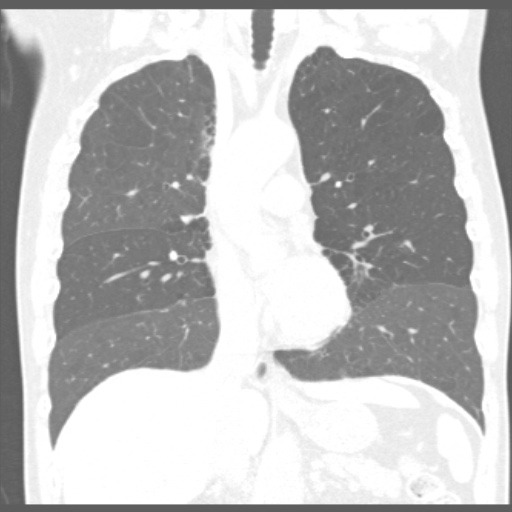
#> input picture images/IM-0001-0163-gray.jpg, 512 x 512 px
$ python draw_diaphragm_line.py
#> lines starting #> are read from the running program, lines starting #| are printed output that depends on the picture; after the words box and inside, x2 and y2 are one past the last pixel; in counts of white or black regions, pixels touching at a corner belong together
### utils/geometry_utils.py
import math


def get_slope_between_two_points(x1, y1, x2, y2):
    if y2 - y1 == 0 or x2 - x1 == 0:
        return 0
    return (y2 - y1) / (x2 - x1)


def get_distance_between_two_points(x1, y1, x2, y2):
    return math.hypot(x2 - x1, y2 - y1)


def get_middle_point_index(contour_points, image_height):
    for index in range(math.ceil(len(contour_points) / 2), len(contour_points)):
        middle_point_y_coordinate = contour_points[index][1]
        if middle_point_y_coordinate > image_height / 2:
            return index
    return -1

### draw_diaphragm_line.py
import numpy as np
import sys
import cv2
from colorama import Fore
from colorama import init

from utils.geometry_utils import get_distance_between_two_points, get_middle_point_index, get_slope_between_two_points

init(autoreset=True)

image = cv2.imread('images/IM-0001-0163-gray.jpg')
#> image is the input picture: shape (512, 512, 3); min 88, max 255, mean 190.7
original = image.copy()

# Get dimensions of image
image_dimensions = image.shape
#> image_dimensions = (512, 512, 3)

# Height, width, number of channels in image
image_height = image.shape[0]
#> image_height = 512
image_width = image.shape[1]
#> image_width = 512
image_channels = image.shape[2]
#> image_channels = 3

print('Image Dimension    : ', image_dimensions)
#| Image Dimension    :  (512, 512, 3)
print('Image Height       : ', image_height)
#| Image Height       :  512
print('Image Width        : ', image_width)
#| Image Width        :  512
print('Number of Channels : ', image_channels)
#| Number of Channels :  3

image = cv2.cvtColor(image, cv2.COLOR_BGR2HSV)
#> image: shape (512, 512, 3); mean H, S, V 0, 0, 190.7
lower = np.array([0, 0, 0], dtype="uint8")
upper = np.array([0, 0, 228], dtype="uint8")
mask = cv2.inRange(image, lower, upper)
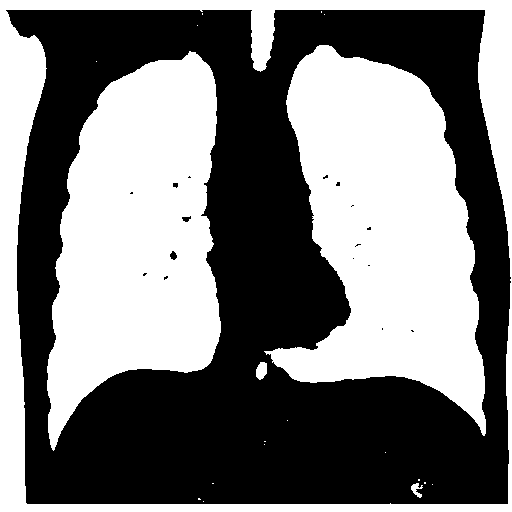
#> mask: shape (512, 512); 47.8% white; 20 white regions (15 under 20 px), largest, box (x1, y1, x2, y2) and area: (264, 45, 486, 436) 49770, (47, 51, 221, 451) 46180, (0, 0, 512, 512) 29032, (256, 362, 267, 380) 154, (411, 483, 423, 498) 91

kernel = cv2.getStructuringElement(cv2.MORPH_RECT, (5, 5))
opening = cv2.morphologyEx(mask, cv2.MORPH_OPEN, kernel, iterations=4)
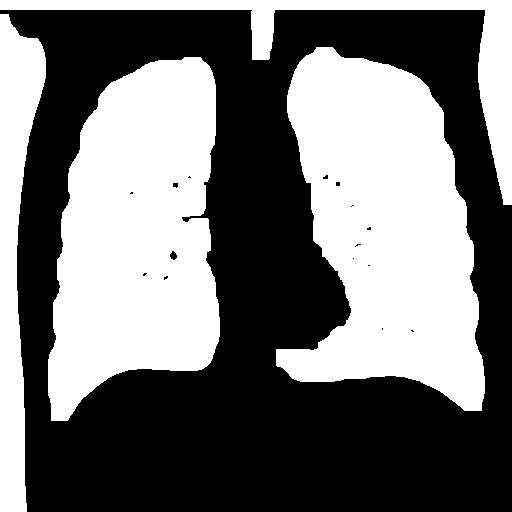
#> opening: shape (512, 512); 45.2% white; 4 white regions

contours = cv2.findContours(opening, cv2.RETR_EXTERNAL, cv2.CHAIN_APPROX_SIMPLE)
#> contours = 4 contours; box (x1, y1, x2, y2) and area: (276, 47, 485, 411) 48784, (48, 57, 220, 421) 45158, (0, 14, 46, 512) 12106, (0, 0, 512, 205) 10336
contours = contours[0] if len(contours) == 2 else contours[1]

# Segment the big lung
area = np.zeros(len(contours))
#> area = [0, 0, 0, 0]
big_lung = {'index': None, 'contour': None, 'area': None}
small_lung = {'index': None, 'contour': None, 'area': None, 'diaphragm_points': []}
for i in range(len(contours)):
    area[i] = cv2.contourArea(contours[i])
#> this loop made 4 passes
#> after the loop, area = [45158, 48784.5, 12106, 10336.5]
big_lung['index'] = np.argmax(area)
big_lung['contour'] = contours[big_lung['index']]
big_lung['area'] = area[big_lung['index']]
cv2.drawContours(original, contours, big_lung['index'], (49, 49, 238), 2)

# Segment the small lung
area[big_lung['index']] = 0
small_lung['index'] = np.argmax(area)
small_lung['contour'] = contours[small_lung['index']]
small_lung['area'] = area[small_lung['index']]
cv2.drawContours(original, contours, small_lung['index'], 255, 2)


# Contour data format
# [[[184  57]]
#  [[181  60]]
#  [[200  57]]]

def draw_diaphragm_curve(one_side_lung_contour, is_big_lung):
#> called with one_side_lung_contour = array of shape (320, 1, 2), is_big_lung = False
    contour_points = []
    for point in one_side_lung_contour:
        point = point[0]
        x_coordinate = point[0]
        y_coordinate = point[1]
        contour_points.append([x_coordinate, y_coordinate])
#> this loop made 320 passes
#> (x_coordinate, y_coordinate) on passes 1 to 3: (184, 57), (181, 60), (158, 60)
#> after the loop, contour_points = 320 pairs, first value 48 to 219, second value 57 to 420

    # Sort all points based on x-axis by ascending order
    contour_points = sorted(contour_points, key=lambda k: [k[0], k[1]])

    middle_point_index = get_middle_point_index(contour_points, image_height)
#> the loop in get_middle_point_index, `for index in range(math.ceil(len(contour_points) / 2), len(contour_poi..` made 2 passes
#> (index, middle_point_y_coordinate) on passes 1 to 2: (160, 76), (161, 371)
#> middle_point_index = 161
    if middle_point_index == -1:
        sys.exit('Call get_middle_point_index failure')

    middle_point = contour_points[middle_point_index]
#> middle_point = [124, 371]
    print('Middle point: ', middle_point)
#| Middle point:  [124, 371]

    diaphragm_points = []

    def draw_half_diaphragm_curve(start_index, stop_index, step,
                                  last_point_x_coordinate, last_point_y_coordinate,
                                  check_slope):
        # skip_count = 0
        # distance_threshold = 35
#> called with start_index = 160, stop_index = -1, step = -1, last_point_x_coordinate = 124, last_point_y_coordinate = 371, check_slope = False
        upper_lower_bound_threshold = 10
        for index in range(start_index, stop_index, step):
            current_x_coordinate = contour_points[index][0]
            current_y_coordinate = contour_points[index][1]
            print('')
            print(Fore.LIGHTGREEN_EX + 'Index: ', index)

            if last_point_y_coordinate - upper_lower_bound_threshold > current_y_coordinate or \
                    current_y_coordinate > last_point_y_coordinate + upper_lower_bound_threshold:
                print(Fore.YELLOW + 'Skip points that exceed the upper and lower bounds')
                continue

            # if current_y_coordinate < image_height / 2:
            #     print(Fore.YELLOW + 'Skip the upper half of the lungs')
            #     continue

            print(Fore.BLUE + 'Current point: ', current_x_coordinate, current_y_coordinate)
            distance = get_distance_between_two_points(x1=current_x_coordinate, y1=current_y_coordinate,
                                                       x2=last_point_x_coordinate, y2=last_point_y_coordinate)
            print(Fore.BLUE + 'Last point: ', last_point_x_coordinate, last_point_y_coordinate)
            print(Fore.GREEN + 'Distance: ', distance)
            # if distance > distance_threshold:
            #     # skip_count += 1
            #     # if skip_count is 3:
            #     #     last_point_x_coordinate -= step * 3
            #     #     skip_count = 0
            #     last_point_x_coordinate += step
            #     print(Fore.RED + f'Skip points that are more than {distance_threshold} from the current point')
            #     continue

            if check_slope:
                monotonicity = step > 0 and 'increasing' or 'decreasing'
                if (monotonicity is 'increasing' and
                    (stop_index - int((stop_index - start_index) / 3) <= index <= stop_index)) or \
                        (monotonicity is 'decreasing' and
                         stop_index <= index <= (start_index - stop_index) / 3):

                    slope = get_slope_between_two_points(last_point_x_coordinate, last_point_y_coordinate,
                                                         current_x_coordinate, current_y_coordinate)
                    print(Fore.RED + f'Slope: {slope}')
                    if abs(slope) > 0.5:
                        break

            # skip_count = 0
            diaphragm_points.append([current_x_coordinate, current_y_coordinate])
            last_point_x_coordinate = current_x_coordinate
            last_point_y_coordinate = current_y_coordinate
#> this loop made 161 passes
#> (current_x_coordinate, current_y_coordinate) on passes 1, 4, 5: (123, 76), (121, 78), (120, 78)
#> (printed output is left out)
#> after the loop, diaphragm_points = 39 pairs, first value 51 to 122, second value 371 to 420

    draw_half_diaphragm_curve(start_index=middle_point_index - 1,
                              stop_index=-1,
                              step=-1,
                              last_point_x_coordinate=middle_point[0],
                              last_point_y_coordinate=middle_point[1],
                              check_slope=False if is_big_lung is False else True)

    draw_half_diaphragm_curve(start_index=middle_point_index,
                              stop_index=len(contour_points),
                              step=1,
                              last_point_x_coordinate=middle_point[0],
                              last_point_y_coordinate=middle_point[1],
                              check_slope=True if is_big_lung is False else False)
#> the loop in draw_half_diaphragm_curve (call 2), `for index in range(start_index, stop_index, step):` made 110 passes
#> (current_x_coordinate, current_y_coordinate, distance, last_point_x_coordinate, last_point_y_coordinate) on passes 1, 3, 6, 8, 14, 16, 25, 26, 31, 32, 50, 51: (124, 371, 0, 124, 371), (125, 370, 1.41, 125, 370), (127, 370, 2, 127, 370), (128, 369, 1.41, 128, 369), (136, 369, 8, 136, 369), (137, 368, 1.41, 137, 368), (151, 368, 14, 151, 368), (152, 369, 1.41, 152, 369), (169, 369, 17, 169, 369), (170, 370, 1.41, 170, 370), (197, 370, 27, 197, 370), (198, 369, 1.41, 198, 369)
#> (current_x_coordinate, current_y_coordinate, distance, slope) on pass 110: (210, 361, 6.4, -1.25)

    print('\n\nMiddle point index: ', middle_point_index)

    print('Length of diaphragm points: ', len(diaphragm_points))

    diaphragm_points = sorted(diaphragm_points, key=lambda k: [k[0], k[1]])
    diaphragm_points = np.array(diaphragm_points)
    cv2.polylines(original, [diaphragm_points], isClosed=False, color=(0, 255, 0), thickness=2)
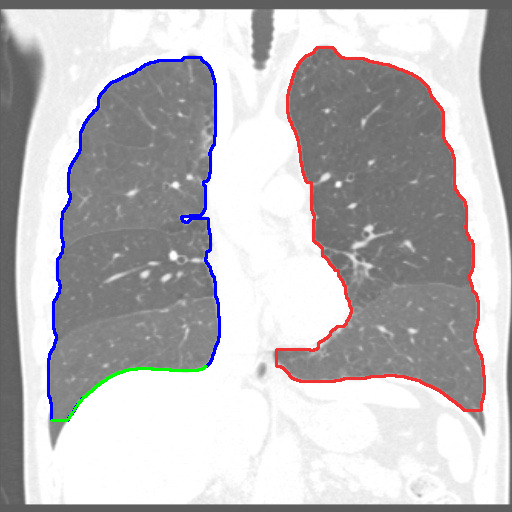
#> original: shape (512, 512, 3); mean B, G, R 188.7, 186.6, 188.7
    for diaphragm_point in diaphragm_points:
        [x, y] = diaphragm_point
        cv2.circle(original, (x, y), radius=0, color=(255, 0, 208), thickness=2)
#> this loop made 56 passes
#> (x, y) on passes 1 to 12: (51, 420), (67, 420), (68, 418), (68, 419), (69, 416), (69, 417), (72, 412), (72, 413), (74, 409), (74, 410), (75, 407), (75, 408)
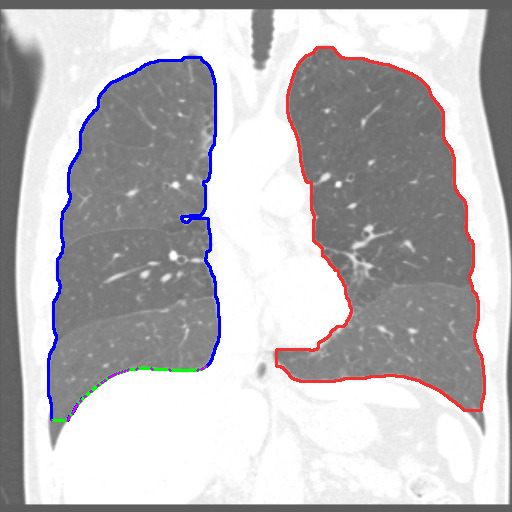
#> original: shape (512, 512, 3); 0.08% of pixels changed, all inside (x1, y1, x2, y2) = (50, 365, 208, 422)


draw_diaphragm_curve(one_side_lung_contour=small_lung['contour'], is_big_lung=False)
draw_diaphragm_curve(one_side_lung_contour=big_lung['contour'], is_big_lung=True)
#> call 2 of draw_diaphragm_curve, with one_side_lung_contour = array of shape (368, 1, 2), is_big_lung = True
#> the loop in draw_diaphragm_curve (call 2), `for point in one_side_lung_contour:` made 368 passes
#> point on passes 5 to 7: [312, 53], [[311, 53]], [[310, 54]]
#> the loop in get_middle_point_index (call 2), `for index in range(math.ceil(len(contour_points) / 2), len(contour_poi..` made 3 passes
#> in draw_diaphragm_curve (call 2), `cv2.polylines(original, [diaphragm_points], isClosed=False, color=(0, ..`:
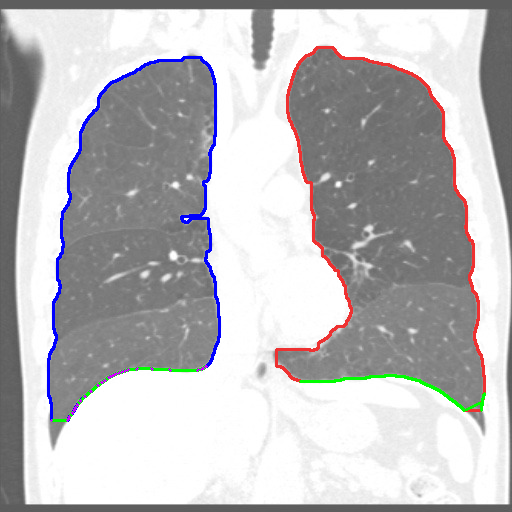
#> original: shape (512, 512, 3); 0.26% of pixels changed, all inside (x1, y1, x2, y2) = (299, 374, 486, 412)
#> the loop in draw_diaphragm_curve (call 2), `for diaphragm_point in diaphragm_points:` made 59 passes
#> diaphragm_point on passes 1 to 12: [300, 381], [334, 381], [335, 380], [340, 380], [341, 379], [343, 379], [344, 378], [365, 378], [366, 377], [369, 377], [370, 376], [384, 376]
#> after the loop in draw_diaphragm_curve (call 2), `for diaphragm_point in diaphragm_points:`:
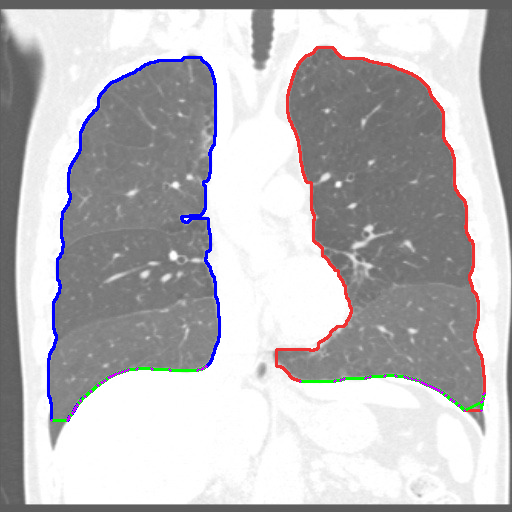
#> original: shape (512, 512, 3); 0.09% of pixels changed, all inside (x1, y1, x2, y2) = (299, 374, 486, 412)

cv2.imwrite('images/output.jpg', original)
# cv2.imshow('mask', mask)
# cv2.imshow('opening', opening)
cv2.imshow('original', original)
cv2.waitKey()
